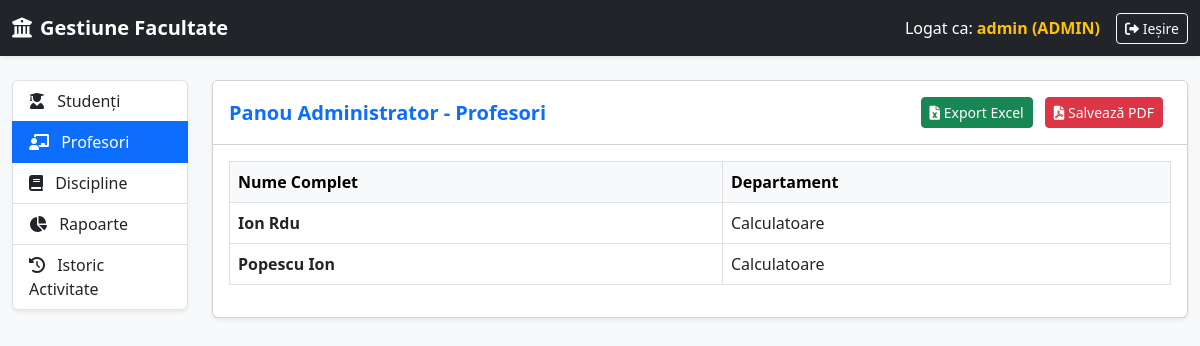
The app's page /dashboard.php?page=profesori (signed in) with its own data.
### tables this page shows
CREATE TABLE `profesori` (
  `id_profesor` int(11) NOT NULL,
  `nume` varchar(50) NOT NULL,
  `prenume` varchar(50) NOT NULL,
  `departament` varchar(100) DEFAULT NULL
);

### dashboard.php (the view, shortened to what this page needs)
<?php
require_once 'config.php';
$rol = $_SESSION['rol'];
if ($rol === 'admin') {
    $pagina_curenta = isset($_GET['page']) ? $_GET['page'] : 'studenti';
} elseif ($rol === 'profesor') {
    $pagina_curenta = isset($_GET['page']) ? $_GET['page'] : 'materiile_mele';
} elseif ($rol === 'student') {
    $pagina_curenta = isset($_GET['page']) ? $_GET['page'] : 'situatia_mea';
}
$date_tabel = [];
try {
    if ($rol === 'admin') {
        if ($pagina_curenta === 'studenti') {
            $sql = "SELECT id_student, matricol, nume, prenume, specializare, an_studiu, grupa, finantare FROM studenti WHERE 1=1";
            $parametri = [];
            if (!empty($_GET['search'])) { $sql .= " AND (nume LIKE ? OR prenume LIKE ? OR matricol LIKE ?)"; $c = '%'.$_GET['search'].'%'; array_push($parametri, $c, $c, $c); }
            if (!empty($_GET['specializare'])) { $sql .= " AND specializare = ?"; $parametri[] = $_GET['specializare']; }
            if (!empty($_GET['an_studiu'])) { $sql .= " AND an_studiu = ?"; $parametri[] = $_GET['an_studiu']; }
            $sql .= " ORDER BY nume ASC";
            $stmt = $pdo->prepare($sql); $stmt->execute($parametri); $date_tabel = $stmt->fetchAll();
        }
        elseif ($pagina_curenta === 'profesori') {
            $stmt = $pdo->query("SELECT id_profesor, nume, prenume, departament FROM profesori ORDER BY nume ASC");
            $date_tabel = $stmt->fetchAll();
        }
        elseif ($pagina_curenta === 'discipline') {
            $stmt = $pdo->query("SELECT id_disciplina, denumire, an_studiu, semestru, credite FROM discipline ORDER BY denumire ASC");
            $date_tabel = $stmt->fetchAll();
        }
        elseif ($pagina_curenta === 'istoric') {
             $stmt = $pdo->query("SELECT i.id_istoric, u.username, i.actiune, i.detalii, i.data_ora FROM istoric i LEFT JOIN utilizatori u ON i.id_utilizator = u.id_utilizator ORDER BY i.data_ora DESC LIMIT 50");
             $istoric_date = $stmt->fetchAll();
        }
    }
} catch (PDOException $e) { die("Eroare la extragerea datelor: " . $e->getMessage()); }
?>
<!DOCTYPE html>
<html lang="ro">
<head>
    <link href="https://cdn.jsdelivr.net/npm/bootstrap@5.3.0/dist/css/bootstrap.min.css" rel="stylesheet">
    <link rel="stylesheet" href="https://cdnjs.cloudflare.com/ajax/libs/font-awesome/6.0.0/css/all.min.css">
</head>
<body class="bg-light">
    <nav class="navbar navbar-expand-lg navbar-dark bg-dark shadow-sm d-print-none">
        <div class="container-fluid">
            <a class="navbar-brand fw-bold" href="dashboard.php"><i class="fas fa-university me-2"></i>Gestiune Facultate</a>
            <div class="d-flex text-white align-items-center">
                <span class="me-3">Logat ca: <strong class="text-warning"><?php echo htmlspecialchars($_SESSION['username']); ?> (<?php echo strtoupper($rol); ?>)</strong></span>
                <a href="dashboard.php?logout=1" class="btn btn-sm btn-outline-light"><i class="fas fa-sign-out-alt"></i> Ieșire</a>
            </div>
        </div>
    </nav>
    <div class="container-fluid mt-4">
        <div class="row">
            <div class="col-md-2 mb-4 d-print-none">
                <div class="list-group shadow-sm">
                    <?php if ($rol === 'admin'): ?>
                        <a href="dashboard.php?page=studenti" class="list-group-item list-group-item-action <?php echo $pagina_curenta == 'studenti' ? 'active' : ''; ?>"><i class="fas fa-user-graduate me-2"></i> Studenți</a>
                        <a href="dashboard.php?page=profesori" class="list-group-item list-group-item-action <?php echo $pagina_curenta == 'profesori' ? 'active' : ''; ?>"><i class="fas fa-chalkboard-teacher me-2"></i> Profesori</a>
                        <a href="dashboard.php?page=discipline" class="list-group-item list-group-item-action <?php echo $pagina_curenta == 'discipline' ? 'active' : ''; ?>"><i class="fas fa-book me-2"></i> Discipline</a>
                        <a href="dashboard.php?page=rapoarte" class="list-group-item list-group-item-action <?php echo $pagina_curenta == 'rapoarte' ? 'active' : ''; ?>"><i class="fas fa-chart-pie me-2"></i> Rapoarte</a>
                        <a href="dashboard.php?page=istoric" class="list-group-item list-group-item-action <?php echo $pagina_curenta == 'istoric' ? 'active' : ''; ?>"><i class="fas fa-history me-2"></i> Istoric Activitate</a>
                    <?php elseif ($rol === 'profesor'): ?>
                        <a href="dashboard.php?page=materiile_mele" class="list-group-item list-group-item-action <?php echo ($pagina_curenta == 'materiile_mele' || $pagina_curenta == 'catalog') ? 'active' : ''; ?>"><i class="fas fa-book-open me-2"></i> Materiile Mele</a>
                    <?php endif; ?>
                </div>
            </div>
            <div class="col-md-10">
                <?php if ($pagina_curenta !== 'rapoarte' && $pagina_curenta !== 'istoric' && $pagina_curenta !== 'profil'): ?>
                <div class="card shadow-sm mb-4">
                    <div class="card-header bg-white py-3 d-flex justify-content-between align-items-center">
                        <h5 class="mb-0 fw-bold text-primary">
                            <?php
                                if($rol==='admin') echo "Panou Administrator - " . ucfirst($pagina_curenta);
                            ?>
                        </h5>
                        <div class="d-print-none">
                            <?php if ($rol === 'admin'): ?>
                                <a href="export.php?tabel=<?php echo $pagina_curenta; ?>" class="btn btn-success btn-sm me-2"><i class="fas fa-file-excel"></i> Export Excel</a>
                                <button onclick="window.print()" class="btn btn-danger btn-sm me-2"><i class="fas fa-file-pdf"></i> Salvează PDF</button>
                            <?php elseif ($rol === 'profesor' && $pagina_curenta === 'catalog'): ?>
                                <button onclick="window.print()" class="btn btn-danger btn-sm"><i class="fas fa-file-pdf"></i> Exportă Catalog PDF</button>
                            <?php elseif ($rol === 'student'): ?>
                                <button onclick="window.print()" class="btn btn-danger btn-sm"><i class="fas fa-file-pdf"></i> Descarcă Situație PDF</button>
                            <?php endif; ?>
                        </div>
                    </div>
                    <div class="card-body">
                        <div class="table-responsive">
                            <table class="table table-hover table-bordered align-middle">
                                <thead class="table-light">
                                    <?php if ($rol === 'admin'): ?>
                                        <?php if ($pagina_curenta === 'studenti'): ?>
                                            <tr><th>Nr. Matricol</th><th>Nume Complet</th><th>Spec.</th><th>An</th><th>Grupa</th><th>Finanțare</th><th class="text-center d-print-none">Acțiuni</th></tr>
                                        <?php elseif ($pagina_curenta === 'profesori'): ?>
                                            <tr><th>Nume Complet</th><th>Departament</th></tr>
                                        <?php elseif ($pagina_curenta === 'discipline'): ?>
                                            <tr><th>Denumire Disciplină</th><th>An Studiu</th><th>Semestru</th><th>Credite</th></tr>
                                        <?php endif; ?>
                                    <?php elseif ($rol === 'student'): ?>
                                        <tr><th>Disciplină</th><th>Credite</th><th class="text-center">Notă Obținută</th><th>Data Notării</th></tr>
                                    <?php endif; ?>
                                </thead>
                                <tbody>
                                    <?php if (count($date_tabel) > 0): ?>
                                        <?php foreach ($date_tabel as $rand): ?>
                                            <tr>
                                                <?php if ($rol === 'admin'): ?>
                                                    <?php if ($pagina_curenta === 'studenti'): ?>
                                                        <td class="fw-bold"><?php echo htmlspecialchars($rand['matricol']); ?></td>
                                                        <td><?php echo htmlspecialchars($rand['nume'] . ' ' . $rand['prenume']); ?></td>
                                                        <td><?php echo htmlspecialchars($rand['specializare']); ?></td>
                                                        <td><?php echo htmlspecialchars($rand['an_studiu']); ?></td>
                                                        <td><?php echo htmlspecialchars($rand['grupa']); ?></td>
                                                        <td><span class="badge bg-<?php echo $rand['finantare'] == 'buget' ? 'success' : 'danger'; ?>"><?php echo ucfirst(htmlspecialchars($rand['finantare'])); ?></span></td>
                                                        <td class="text-center d-print-none">
                                                            <button class="btn btn-sm btn-warning" onclick="editeazaStudent(<?php echo htmlspecialchars(json_encode($rand)); ?>)"><i class="fas fa-edit"></i></button>
                                                            <form method="POST" style="display:inline;">
                                                                <input type="hidden" name="action" value="sterge_student">
                                                                <input type="hidden" name="id_utilizator" value="<?php echo $rand['id_student']; ?>">
                                                                <button type="submit" class="btn btn-sm btn-danger"><i class="fas fa-trash"></i></button>
                                                            </form>
                                                        </td>
                                                    <?php elseif ($pagina_curenta === 'profesori'): ?>
                                                        <td class="fw-bold"><?php echo htmlspecialchars($rand['nume'] . ' ' . $rand['prenume']); ?></td>
                                                        <td><?php echo htmlspecialchars($rand['departament']); ?></td>
                                                    <?php endif; ?>
                                                <?php endif; ?>
                                            </tr>
                                        <?php endforeach; ?>
                                    <?php else: ?>
                                        <tr><td colspan="10" class="text-center">Nu s-au găsit date.</td></tr>
                                    <?php endif; ?>
                                </tbody>
                            </table>
                        </div>
                    </div>
                </div>
                <?php endif; ?>
            </div>
        </div>
    </div>
</body>
</html>

### records on screen
profesori: nume+prenume "Ion Rdu", departament "Calculatoare"
profesori: nume+prenume "Popescu Ion", departament "Calculatoare"

### other values on screen
$_SESSION['username'] "admin"
$rol "ADMIN"
$pagina_curenta "Profesori"
